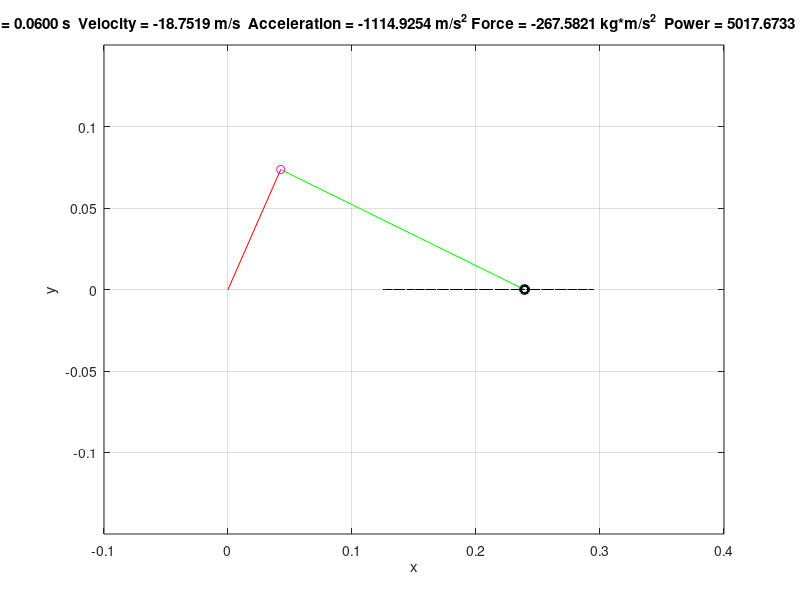
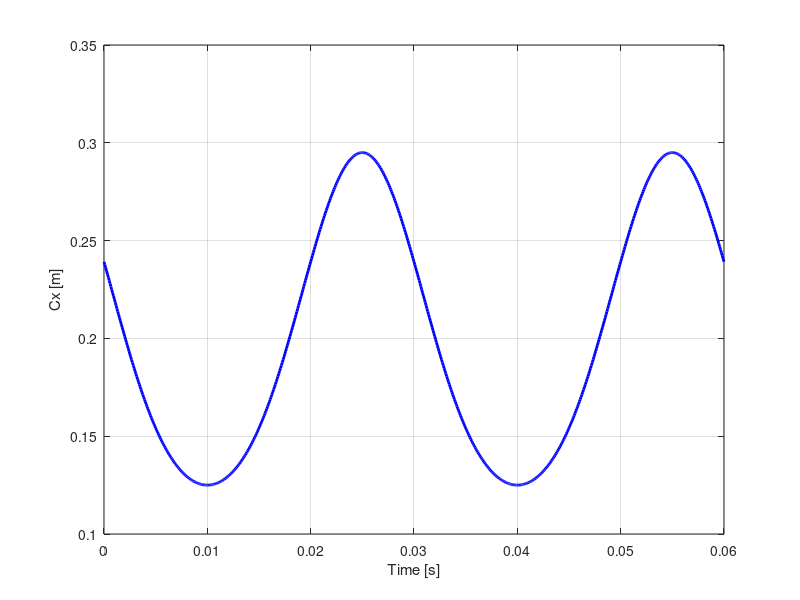
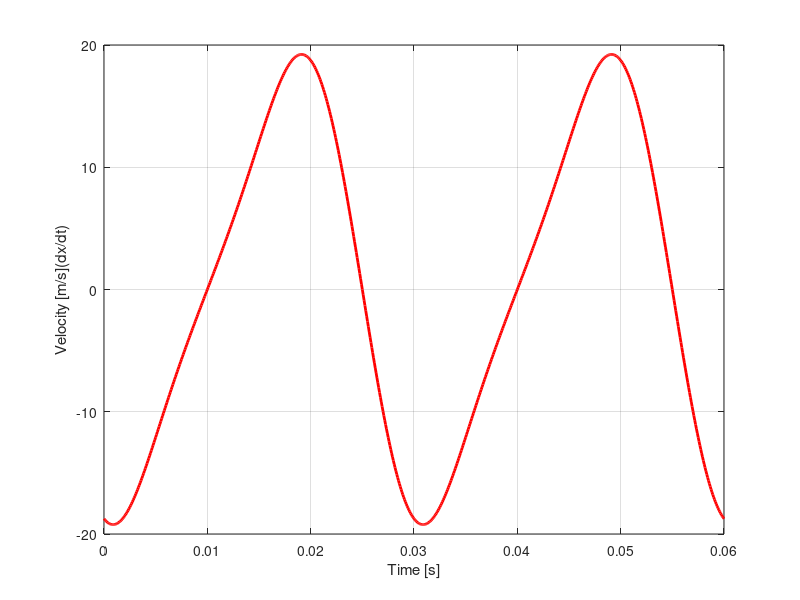
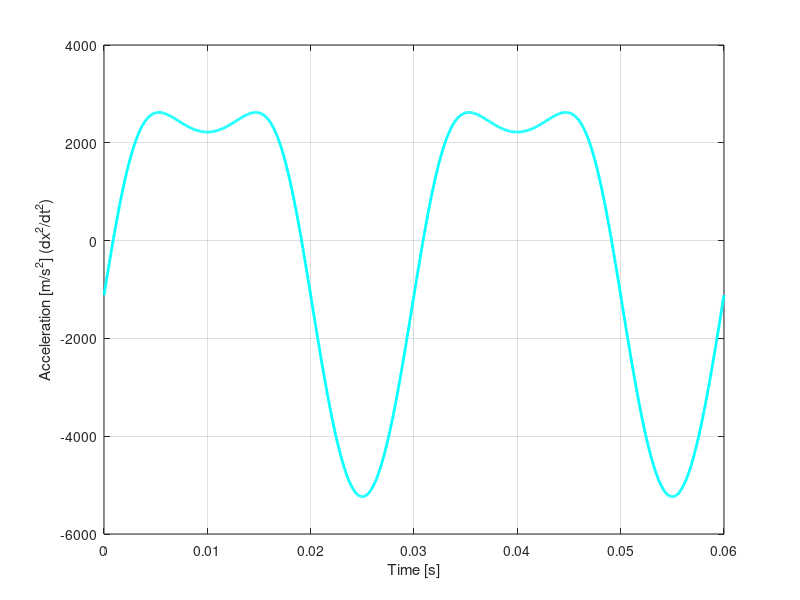

Source code (MATLAB) for these figures, in order:
clear all, close all, clc

r = 0.085;
L = 0.210;
Mpiston = 0.240;

thetadot = 2000*0.10472; %% angular speed (rad/s)
period = 2*pi/thetadot; %% time to take for a cycle of driving arm
n = 360; %% number of intervals in a cycle
cycle = 2; %% number of cycles to animate
N = cycle*n+1;
t = linspace(0,cycle*period,N); % t = time
Ax = 0;
Ay = 0;
Cy = 0;

theta0 = pi/3;
THETA = thetadot*t + theta0;
THETA = mod(THETA,2*pi);

for i = 1:1:N
bx = r*cos(THETA(i));
by = r*sin(THETA(i));
cx = sqrt(L^2-by^2)+bx;
CX(i) = cx;
end

AX = zeros(size(t));
AY = zeros(size(t));
BX = r*cos(THETA);
BY = r*sin(THETA);
CX = CX;
CY = zeros(size(t));

h = t(2) - t(1);
Vel = zeros(1,N);
Acc = zeros(1,N);
Vel(1) = (-CX(3) + 4*CX(2) - 3*CX(1)) / (2*h);
Acc(1) = (-CX(4)+4*CX(3)-5*CX(2)+2*CX(1)) / (h^2);
Vel(N) = -(-CX(N-2) + 4*CX(N-1) - 3*CX(N)) / (2*h);
Acc(N) = (-CX(N-3)+4*CX(N-2)-5*CX(N-1)+2*CX(N)) / (h^2);
for i = 2:1:N-1
    Vel(i) = (CX(i+1) - CX(i-1)) / (2*h);
    Acc(i) = ( CX(i+1)-2*CX(i)+CX(i-1) ) / (h^2);
end
force = Acc*Mpiston;
power = abs(force.*Vel);

figure(1)
ratio = 228/127;
xc = -0.2;
yc = -0.2;
H = 0.8;
pause(1)
for i=1:3:N
text_plot = ['time = ',num2str(t(i),'%6.4f'),' s  Velocity = ',num2str(Vel(i),'%6.4f'),' m/s  Acceleration = ',num2str(Acc(i),'%6.4f'),' m/s^2 Force = ',num2str(force(i),'%6.4f'),' kg*m/s^2  Power = ',num2str(power(i),'%6.4f'),' kg*m^2/s^3'];
plot([AX(i) BX(i)],[AY(i) BY(i)],'r-', [BX(i) CX(i)],[BY(i) CY(i)],'g-', BX(i),BY(i),'mo', CX(i),CY(i),'ko', 'linewidth',2);
grid on, xlabel('x'), ylabel('y'), title(text_plot), axis([-0.1 0.4 -0.15 0.15])
hold on
plot(CX,CY,'k--')
pause(0.02)
hold off
end

figure(2)
plot(t,CX,'b-','linewidth',2), grid on, xlabel('Time [s]'), ylabel('Cx [m]')


figure(3)
plot(t,Vel,'r-','linewidth',2), grid on, xlabel('Time [s]'), ylabel('Velocity [m/s](dx/dt)')
figure(4) 
plot(t,Acc, 'c-','linewidth',2), grid on, xlabel('Time [s]'), ylabel('Acceleration [m/s^2] (dx^2/dt^2)')
figure(5) 
plot(t,force, 'g-','linewidth',2), grid on, xlabel('Time [s]'), ylabel('Force [kg*m/s^2] (Mpiston*dx^2/dt^2)')
figure(6) 
plot(t,power, 'm-','linewidth',2), grid on, xlabel('Time [s]'), ylabel('Power [kg*m^2/s^3] (|Mpiston*(dx^2/dt^2)*(dx/dt)|)')
